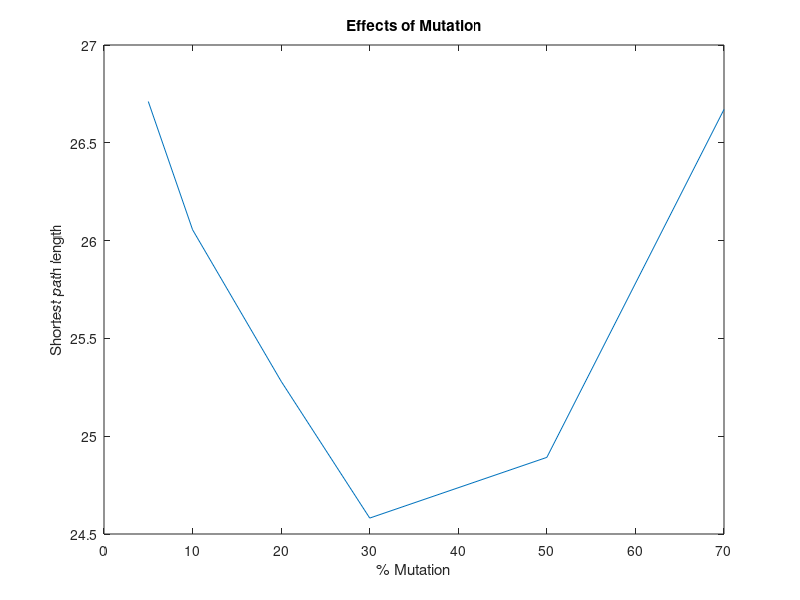

The MATLAB source for this figure:
A = [26.71112 26.05562 25.2808 24.5814 24.89178 26.6706];
X = [5 10 20 30 50 70];

plot(X,A)
xlabel('% Mutation')
ylabel('Shortest path length')
title('Effects of Mutation')